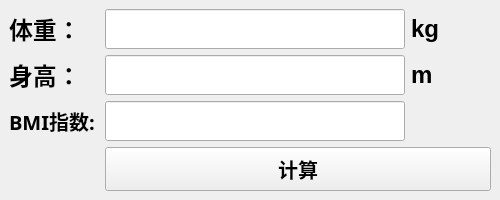
<?xml version="1.0" encoding="UTF-8"?>
<ui version="4.0">
 <class>BMI计算器</class>
 <widget class="QMainWindow" name="BMI计算器">
  <property name="geometry">
   <rect>
    <x>0</x>
    <y>0</y>
    <width>500</width>
    <height>200</height>
   </rect>
  </property>
  <property name="minimumSize">
   <size>
    <width>500</width>
    <height>200</height>
   </size>
  </property>
  <property name="maximumSize">
   <size>
    <width>500</width>
    <height>200</height>
   </size>
  </property>
  <property name="windowTitle">
   <string>MainWindow</string>
  </property>
  <widget class="QWidget" name="centralwidget">
   <property name="minimumSize">
    <size>
     <width>500</width>
     <height>200</height>
    </size>
   </property>
   <property name="maximumSize">
    <size>
     <width>500</width>
     <height>200</height>
    </size>
   </property>
   <layout class="QGridLayout" name="gridLayout">
    <item row="0" column="0">
     <layout class="QVBoxLayout" name="verticalLayout">
      <item>
       <widget class="QLabel" name="label">
        <property name="minimumSize">
         <size>
          <width>80</width>
          <height>40</height>
         </size>
        </property>
        <property name="maximumSize">
         <size>
          <width>80</width>
          <height>40</height>
         </size>
        </property>
        <property name="font">
         <font>
          <family>Microsoft YaHei UI Light</family>
          <pointsize>18</pointsize>
          <bold>true</bold>
         </font>
        </property>
        <property name="text">
         <string>体重：</string>
        </property>
       </widget>
      </item>
      <item>
       <widget class="QLabel" name="label_2">
        <property name="minimumSize">
         <size>
          <width>80</width>
          <height>40</height>
         </size>
        </property>
        <property name="maximumSize">
         <size>
          <width>80</width>
          <height>40</height>
         </size>
        </property>
        <property name="font">
         <font>
          <family>Microsoft YaHei UI Light</family>
          <pointsize>18</pointsize>
          <bold>true</bold>
         </font>
        </property>
        <property name="text">
         <string>身高：</string>
        </property>
       </widget>
      </item>
      <item>
       <widget class="QLabel" name="label_3">
        <property name="minimumSize">
         <size>
          <width>90</width>
          <height>40</height>
         </size>
        </property>
        <property name="maximumSize">
         <size>
          <width>90</width>
          <height>40</height>
         </size>
        </property>
        <property name="font">
         <font>
          <family>Microsoft YaHei UI Light</family>
          <pointsize>15</pointsize>
          <bold>true</bold>
         </font>
        </property>
        <property name="text">
         <string>BMI指数:</string>
        </property>
       </widget>
      </item>
     </layout>
    </item>
    <item row="0" column="1">
     <layout class="QFormLayout" name="formLayout">
      <item row="0" column="0">
       <widget class="QLineEdit" name="weightLine">
        <property name="sizePolicy">
         <sizepolicy hsizetype="Expanding" vsizetype="Fixed">
          <horstretch>0</horstretch>
          <verstretch>0</verstretch>
         </sizepolicy>
        </property>
        <property name="minimumSize">
         <size>
          <width>300</width>
          <height>40</height>
         </size>
        </property>
        <property name="maximumSize">
         <size>
          <width>300</width>
          <height>40</height>
         </size>
        </property>
       </widget>
      </item>
      <item row="0" column="1">
       <widget class="QLabel" name="label_4">
        <property name="font">
         <font>
          <pointsize>18</pointsize>
          <bold>true</bold>
         </font>
        </property>
        <property name="text">
         <string>kg</string>
        </property>
       </widget>
      </item>
      <item row="1" column="0">
       <widget class="QLineEdit" name="heightLine">
        <property name="sizePolicy">
         <sizepolicy hsizetype="Expanding" vsizetype="Fixed">
          <horstretch>0</horstretch>
          <verstretch>0</verstretch>
         </sizepolicy>
        </property>
        <property name="minimumSize">
         <size>
          <width>300</width>
          <height>40</height>
         </size>
        </property>
        <property name="maximumSize">
         <size>
          <width>300</width>
          <height>40</height>
         </size>
        </property>
       </widget>
      </item>
      <item row="2" column="0">
       <widget class="QLineEdit" name="bmi">
        <property name="sizePolicy">
         <sizepolicy hsizetype="Expanding" vsizetype="Fixed">
          <horstretch>0</horstretch>
          <verstretch>0</verstretch>
         </sizepolicy>
        </property>
        <property name="minimumSize">
         <size>
          <width>300</width>
          <height>40</height>
         </size>
        </property>
        <property name="maximumSize">
         <size>
          <width>300</width>
          <height>40</height>
         </size>
        </property>
       </widget>
      </item>
      <item row="1" column="1">
       <widget class="QLabel" name="label_5">
        <property name="font">
         <font>
          <pointsize>18</pointsize>
          <bold>true</bold>
         </font>
        </property>
        <property name="text">
         <string>m</string>
        </property>
       </widget>
      </item>
     </layout>
    </item>
    <item row="1" column="1">
     <widget class="QPushButton" name="calculate">
      <property name="sizePolicy">
       <sizepolicy hsizetype="Preferred" vsizetype="Preferred">
        <horstretch>0</horstretch>
        <verstretch>0</verstretch>
       </sizepolicy>
      </property>
      <property name="font">
       <font>
        <family>Microsoft YaHei UI Light</family>
        <pointsize>15</pointsize>
        <bold>true</bold>
       </font>
      </property>
      <property name="text">
       <string>计算</string>
      </property>
     </widget>
    </item>
   </layout>
  </widget>
 </widget>
 <resources/>
 <connections/>
</ui>
